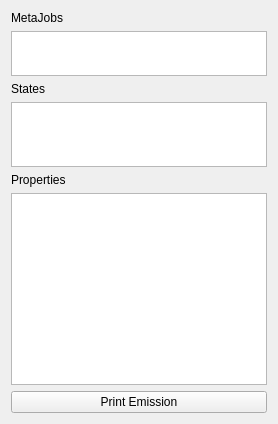
          <widget class="QWidget" name="tab_4">
           <attribute name="title">
            <string>Em</string>
           </attribute>
           <layout class="QVBoxLayout" name="verticalLayout_13">
            <item>
             <widget class="QLabel" name="label_15">
              <property name="text">
               <string>MetaJobs</string>
              </property>
             </widget>
            </item>
            <item>
             <widget class="QListWidget" name="select_em_metajobs">
              <property name="maximumSize">
               <size>
                <width>16777215</width>
                <height>45</height>
               </size>
              </property>
              <property name="selectionMode">
               <enum>QAbstractItemView::ExtendedSelection</enum>
              </property>
             </widget>
            </item>
            <item>
             <widget class="QLabel" name="label_16">
              <property name="text">
               <string>States</string>
              </property>
             </widget>
            </item>
            <item>
             <widget class="QListWidget" name="select_em_states">
              <property name="maximumSize">
               <size>
                <width>16777215</width>
                <height>65</height>
               </size>
              </property>
              <property name="selectionMode">
               <enum>QAbstractItemView::ExtendedSelection</enum>
              </property>
             </widget>
            </item>
            <item>
             <widget class="QLabel" name="label_14">
              <property name="text">
               <string>Properties</string>
              </property>
             </widget>
            </item>
            <item>
             <widget class="QListWidget" name="select_em_properties">
              <property name="maximumSize">
               <size>
                <width>16777215</width>
                <height>16777215</height>
               </size>
              </property>
              <property name="selectionMode">
               <enum>QAbstractItemView::ExtendedSelection</enum>
              </property>
             </widget>
            </item>
            <item>
             <widget class="QPushButton" name="select_em_button">
              <property name="minimumSize">
               <size>
                <width>190</width>
                <height>0</height>
               </size>
              </property>
              <property name="maximumSize">
               <size>
                <width>16777215</width>
                <height>16777215</height>
               </size>
              </property>
              <property name="text">
               <string>Print Emission</string>
              </property>
             </widget>
            </item>
           </layout>
          </widget>
